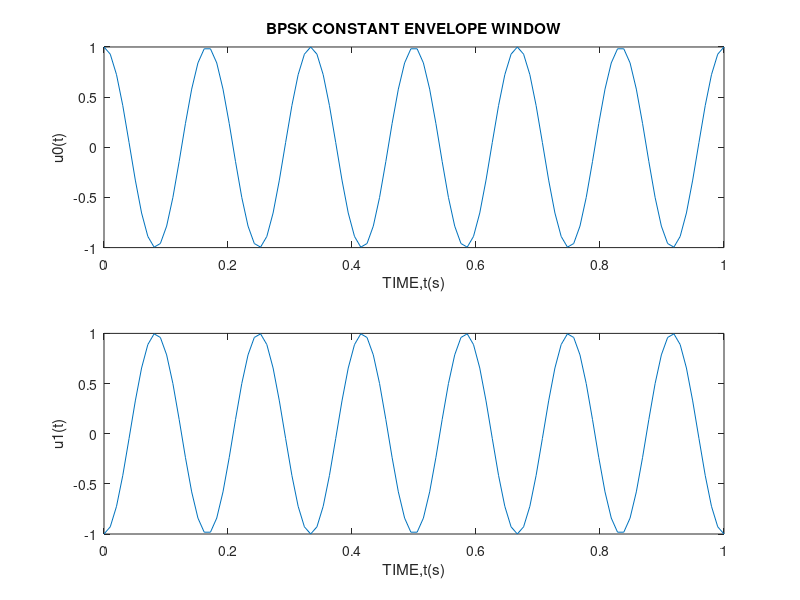

Write MATLAB code to recreate this figure. (Note: this script raises an error after producing the figure.)
% Exp - 1.3 : Binary Phase Shift Keying Modulation
clc;
close all;

T=1;
m=2;
es=T/2;
fc=6/T;
n=100;
dt=T/(n-1);
t=0:dt:T;
fs=1000;
u0=sqrt(2*es/T)*cos(2*pi*fc*t);
u1=sqrt(2*es*T)*cos(2*pi*fc*t+2*pi/m);

subplot(2,1,1);
plot(t,u0);
xlabel('TIME,t(s)');
ylabel('u0(t)');
title('BPSK CONSTANT ENVELOPE WINDOW');

subplot(2,1,2);
plot(t,u1);
xlabel('TIME,t(s)');
ylabel('u1(t)');

figure(2)
h=spectrum.welch;
hpsd=psd(h,u0,'fs',fs);
plot(hpsd);
xlabel('FREQUENCY,f(hz)');
ylabel('u0(f),db/hz');
title('POWER SPECTRAL DENSITY USING WELCH METHOD');

figure(3)
y=periodogram(u0);
plot(y);
xlabel('FREQUENCY,f(hz)');
ylabel('u0(f),watts/hz');
title('POWER SPECTRAL DENSITY');

t1=t1+1.01;
t2=t2+1.01;
holdoff;

%PLOT THE INPUT BINARY DATA AND CARRIER SIGNAL
subplot(5,1,1);
stem(m);
xlabel('n');
ylabel('b(n)');
title('binary databits');
gridon;

subplot(5,1,3);
plot(t,c);
xlabel('n-->');
ylabel('c(t)');
title('carrier signal');
gridon;